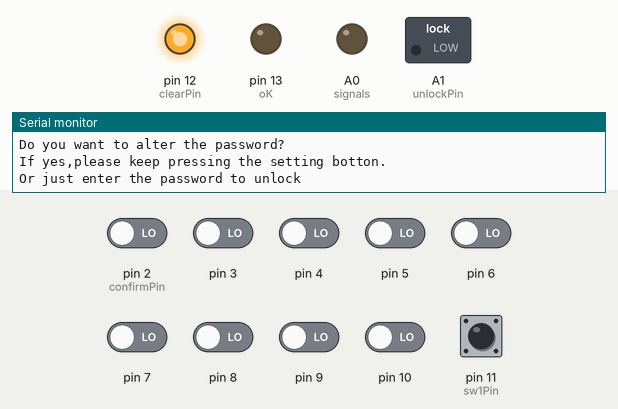
This sketch was run on a simulated Arduino Uno, built with avr-gcc and run on an emulated ATmega328P. Shown: switched loads named in the sketch (green lamp = pin HIGH), output pins drawn as LEDs (lit = HIGH), the last lines printed to the serial monitor. The test bench sets the inputs (shaded band); at power-on: pin 2 (confirmPin), pin 3–10, pin 11 (sw1Pin) LOW.

Above: at 1.2 s.
1.3 s: pin 2 (confirmPin) driven HIGH
At 2.0 s:
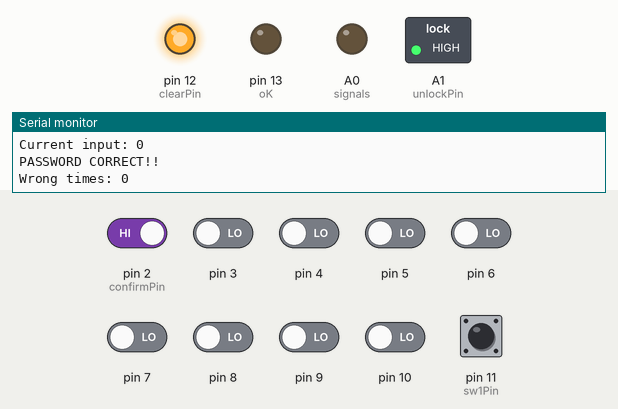
4.3 s: pin 3 driven HIGH
At 6.3 s:
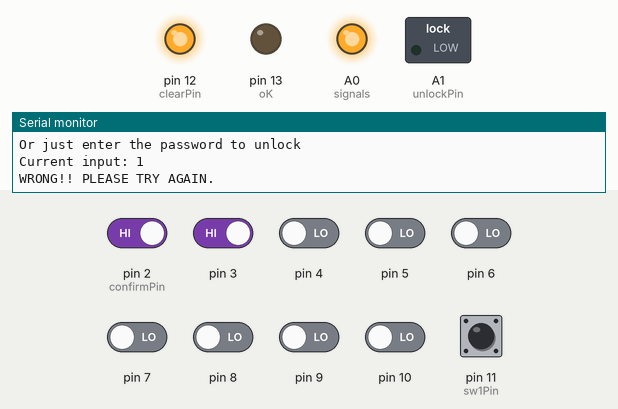
7.3 s: pin 3 driven LOW
At 9.6 s:
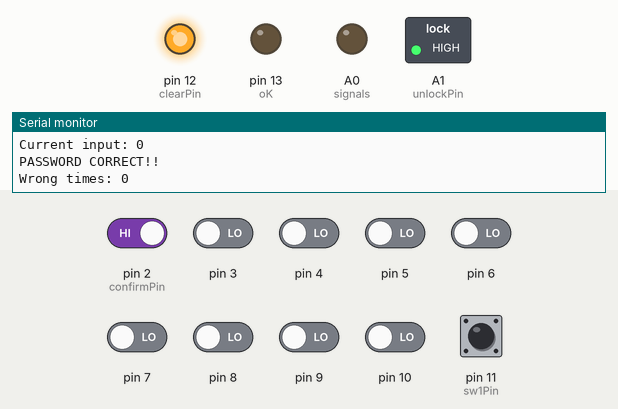
10.0 s: pin 2 (confirmPin) driven LOW
13.0 s: pin 11 (sw1Pin) pulled HIGH for 0.15 s
14.6 s: pin 11 (sw1Pin) driven HIGH
At 17.0 s:
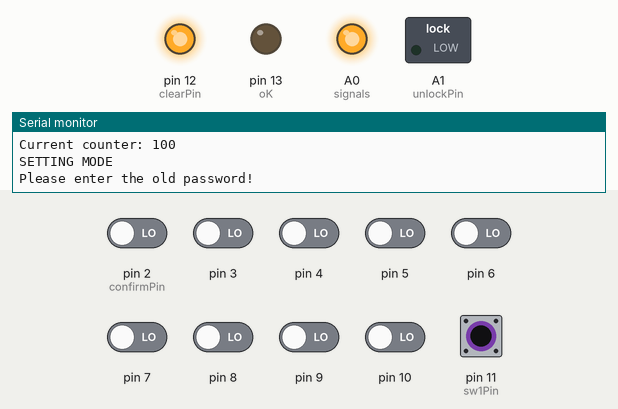
Timing chart, 0 to 18.5 s (numbered marks = the images above; inputs shaded):
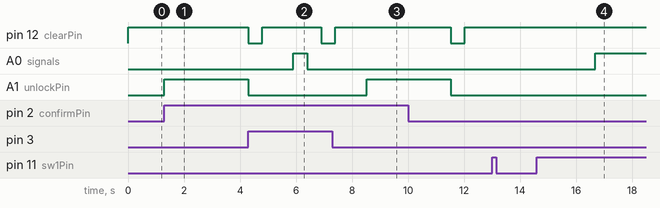

The sketch:

final_project_simple_num_lock.ino
```cpp
//pin position declaration:
const int confirmPin = 2;
const int sw1Pin = 11;
const int clearPin = 12;
const int signals = A0;
const int unlockPin = A1;
const int oK = 13;
//global variables declaration:
int counter = 0;
int k=0;
int wrongCounter = 0;
int password=0;
int UserInput=0;
int userInput=0;
int p0=0, p1=0, p2=0, p3=0, p4=0, p5=0, p6=0, p7=0;
int sw1State =0;
//features:
bool confirm();
void waiting();
void blink();
void setPassword();
int getUserInput();
bool isIdentical(int enteredPassword);
void unlock();
void ok();
void clear();

void setup() {
  pinMode(sw1Pin,INPUT);
  pinMode(confirmPin,INPUT);
  for(int i=3;i<=10;i++)
  {
    pinMode(i,INPUT);
  }
  pinMode(clearPin,OUTPUT);
  pinMode(unlockPin,OUTPUT);
  pinMode(signals,OUTPUT);
  pinMode(oK,OUTPUT);
  Serial.begin(9600);
  digitalWrite(clearPin,HIGH);
}

void loop() {
  Serial.println("Do you want to alter the password? ");
  Serial.println("If yes,please keep pressing the setting botton.");
  Serial.println("Or just enter the password to unlock");
  while(!confirm())
  {
    sw1State = digitalRead(sw1Pin);
    if (sw1State == HIGH)
    {
      counter++;
      Serial.println("Current counter: " + String(counter));
    }
    if (counter == 100)
    {
      Serial.println("SETTING MODE");
      Serial.println("Please enter the old password!");
      //check if user know the old password.
      while(1)
      {
        waiting();
        if(confirm())
        {
          if (isIdentical(getUserInput()))
          {
            //ok();
            clear();
            break;
          }
          else
          {
            Serial.println("Old password wrong.");
            clear();
            blink();
          }
        }
      }
      blink();
      blink();
      Serial.println("Please setting password and press confirm bottom!");
      while(!confirm())
      {
        waiting();//wating for user enter the password
      }
      setPassword();
      blink();
      counter = 0;
    }
  }
    userInput = getUserInput();
    //Serial.println("Press comfirm botton to continue.");
    //check password
  if (isIdentical(userInput)) {
    Serial.println("PASSWORD CORRECT!!");
    wrongCounter = 0;
    Serial.println("Wrong times: " + String(wrongCounter));
    //ok();
    unlock();
  } else {
    Serial.println("WRONG!! PLEASE TRY AGAIN.");
    wrongCounter++;
    blink();
    Serial.println("Wrong times: " + String(wrongCounter));
    if(wrongCounter == 3)
    {
      Serial.println("You are entering the wrong password for 3 times in a row. Please waiting 15 second and try again.");
      digitalWrite(clearPin,LOW);
      //waiting for 15s.
      while(k<=15)
      {
        Serial.print(k);
        blink();
        k++;
      }
      analogWrite(signals,0);
      k=0;
      wrongCounter = 0;
    }
    //blinkFor10s();
    clear();
  }
  delay(500);
}

void setPassword()
{
  password = getUserInput();
  Serial.println("Current Password: " + String(password));
  clear();
  Serial.println("New password set successfully.");
}

int getUserInput()
{
  p0 = digitalRead(3);
  p1 = digitalRead(4);
  p2 = digitalRead(5);
  p3 = digitalRead(6);
  p4 = digitalRead(7);
  p5 = digitalRead(8);
  p6 = digitalRead(9);
  p7 = digitalRead(10);
  int n1 = (p3 << 3) | (p2 << 2) | (p1 << 1) | p0;
  int n2 = p4 + 2*p5 + 4*p6 + 8*p7;
  UserInput =  n2*10 + n1;
  Serial.println("Current input: " + String(UserInput));
  return UserInput;
}
bool isIdentical(int enterPassword) {
  return (password == enterPassword);
}
void unlock(){
  analogWrite(unlockPin, 255);
  delay(3000);
  analogWrite(unlockPin, 0);
  clear();
}
void clear()
{
  digitalWrite(clearPin, LOW);
  delay(500);
  digitalWrite(clearPin, HIGH);
  delay(500);
}
void blink()
{
  analogWrite(signals,255);
  delay(500);
  analogWrite(signals,0);
  delay(500);
}
//keep the light on.
void waiting()
{
  analogWrite(signals,255);
  delay(250);
  if(confirm() == HIGH){
    analogWrite(signals,0);
  }
}
bool confirm()
{
  return (digitalRead(confirmPin) == HIGH);
}
void ok()
{
  digitalWrite(oK,HIGH);
  delay(2000);
  digitalWrite(oK,LOW);
}
```

Measured:
- after the input at 1.3 s, A1 (unlockPin): LOW → HIGH at once
- after the input at 4.3 s, A0 (signals): LOW → HIGH after 1.6 s, → LOW 0.50 s later; A1 (unlockPin): goes on until 4.3 s, then stays LOW
- after the input at 7.3 s, pin 12 (clearPin): goes on until 7.4 s, then stays HIGH; A0 (signals): stays LOW (without the input it goes to HIGH after 1.2 s); A1 (unlockPin): LOW → HIGH after 1.2 s
- after the input at 14.6 s, A0 (signals): LOW → HIGH after 2.1 s
